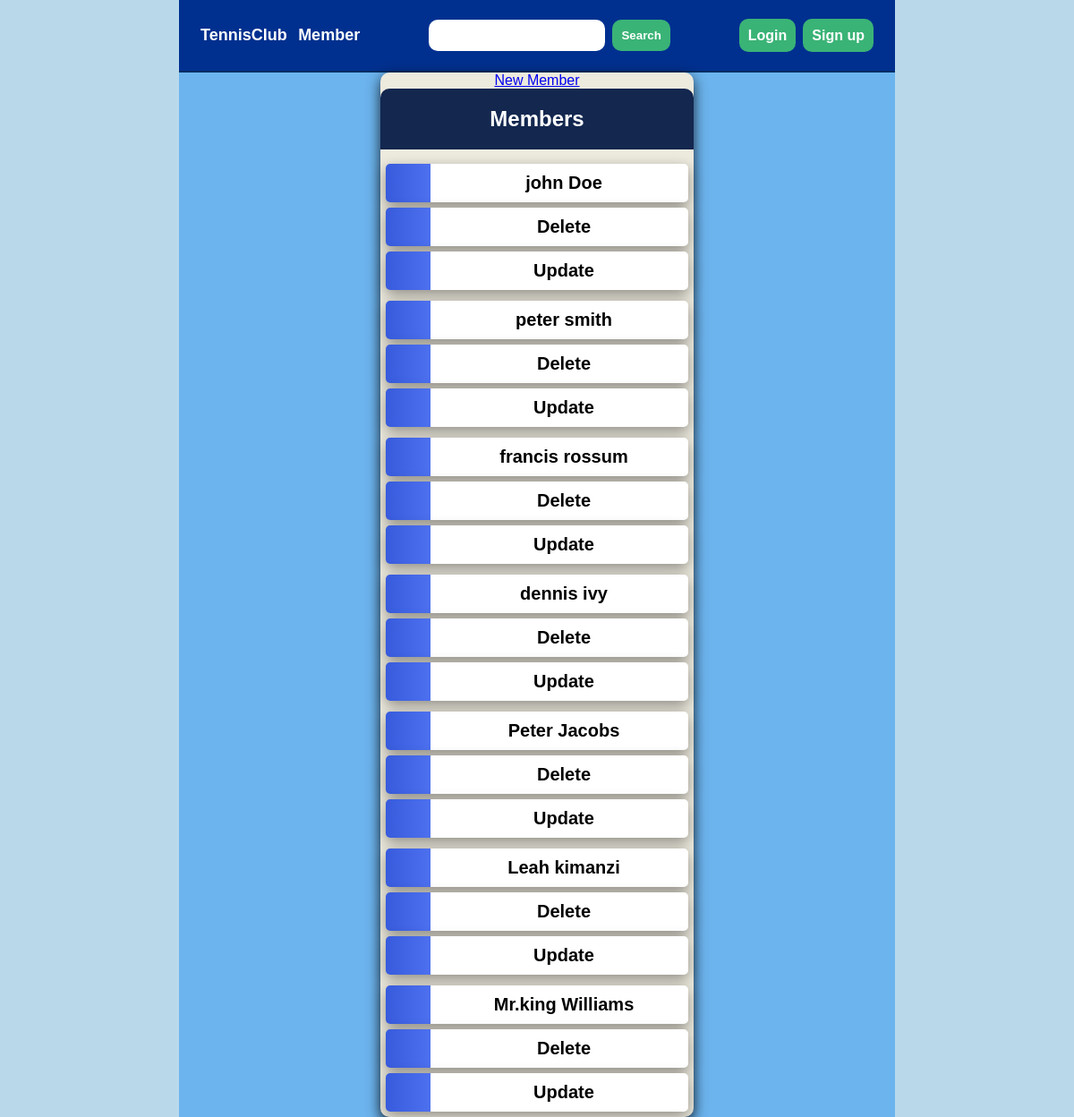
The page /members/ on the database its author committed.
### members/models.py (models this page shows, shortened)
class Member(models.Model):
    firstname=models.CharField(max_length=200)
    lastname=models.CharField(max_length=200)
    gender=models.CharField(max_length=100)
    phone=models.IntegerField()
    joined_date=models.DateTimeField()

### members/views.py (the view)
# urls.py: path('',views.index,name='index'),
def index(request):
    mydata=Member.objects.all()
    context={'mydata':mydata}
    return render(request, 'members/index.html', context)

### members/templates/members/index.html (shortened to what this page needs)
<!DOCTYPE html>
{% load static %}
<html lang="en">
<head>
    <link rel="stylesheet" href="{%static 'css/main.css' %}">
</head>
<body>
   <div class="container">
    <nav>
        <div class="title">
<a href="{% url 'members:index'%}">TennisClub</a>
<a href="{% url 'members:index'%}">Member</a>
        </div>
    <form action="{% url 'members:search' %} " method="post">
        <div class="search">
          <input type="text" name="q" required/>
          <input type="submit"  value="Search">
        </div>
     </form>
     <div class="login">
        <ul>
            <li><a href="">Login</a></li>
            <li><a href="">Sign up</a></li>
        </ul>
     </div>
    </nav>
    <div class="content">
        <a href="{% url 'members:register'%}">New Member</a>
    <h2>Members</h2>
    {% for i in mydata %}
    <ul>
        <li><a href="{% url 'members:detail' i.id%}">{{i.firstname}}  {{i.lastname}}</a></li>
        <li><a href="{% url 'members:delete' i.id%}">Delete</a></li>
        <li><a href="{% url 'members:update' i.id%}">Update</a></li>
    </ul>
    {% endfor %}
  </div>
   </div>
</body>
</html>

### static/css/main.css (style rules this page uses)
* { padding: 0; margin: 0; box-sizing: border-box; }
body { font-family: 'Trebuchet MS', 'Lucida Sans Unicode', 'Lucida Grande', 'Lucida Sans', Arial, sans-serif; background-color:#B9D9EB ; }
.container { max-width: 800px; margin: auto; background-color:#6CB4EE; height: 100%; }
nav { display: flex; justify-content: space-between; align-items: center; background-color: #00308F; padding: 20px; border-bottom: 2px solid #002D62; }
.title a { text-decoration: none; color: #fff; margin: 4px; font-size:large; font-weight: 800; }
input { padding: 10px; border: none; border-radius: 10px; margin: 2px; }
input[type=submit] { background-color: rgb(58, 179, 118); color: #ffff; font-weight: 600; }
.content { width: 350px; background-color: #ffffff; box-shadow: 0px 5px 15px rgba(0,0,0,0.8); border-radius: 10px; border: none; margin: auto; display: flex; justify-content: center; align-items: center; flex-direction: column; }
.login ul { display: flex; align-items: center; justify-content: center; list-style: none; }
.login ul li a { margin: 4px; text-decoration: none; padding: 10px; color: #ffff; background-color:rgb(58, 179, 118) ; border-radius: 10px; font-weight: 600; }
.content { background-color: #EDEADE; }
.content h2 { width: 100%; border-top-right-radius: 10px; border-top-left-radius: 10px; text-align: center; margin-bottom: 10px; padding: 20px; background-color:#13274F; color: #fff; }
.content ul { width: 100%; list-style-type: none; padding: 0; margin: 0; }
.content ul li { background-image: linear-gradient(to right, #375BDC, #4D70EF); background-size: 50px 60px; background-color: #ffffff; margin: 6px; text-align: center; display:block; background-repeat: no-repeat; border-radius: 5px; cursor: pointer; transition: transform .25s; list-style: none; padding: 10px; padding-left: 70px; box-shadow: 0 5px 15px rgba(0, 0, 0, 0.4); }
.content ul li a { text-decoration: none; color: #000; font-size: 20px; font-weight: 800; }

### rows shown on the page
Member: firstname "john", lastname "Doe"
Member: firstname "peter", lastname "smith"
Member: firstname "francis", lastname "rossum"
Member: firstname "dennis", lastname "ivy"
Member: firstname "Peter", lastname "Jacobs"
Member: firstname "Leah", lastname "kimanzi"
Member: firstname "Mr.king", lastname "Williams"
